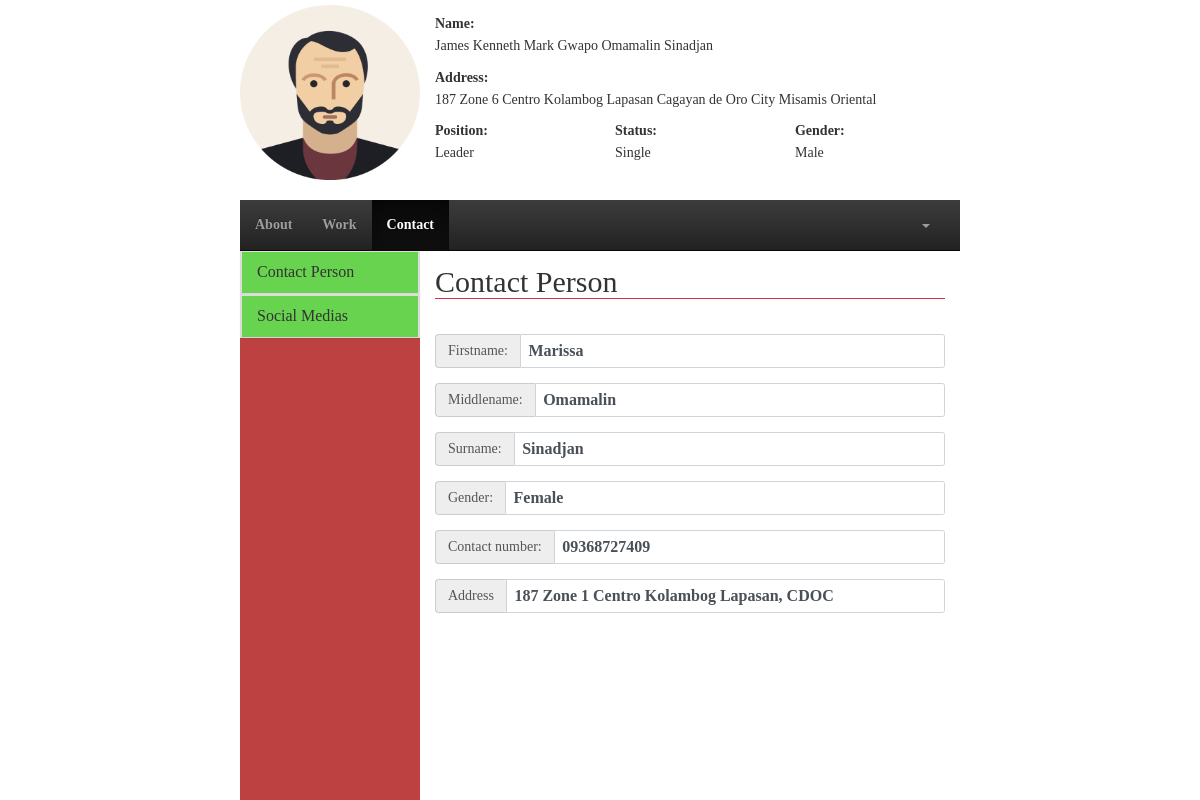
The app's page /user/contact_person.php?id=6 (signed in) with its own data.
### tables this page shows
CREATE TABLE `current_address` (
  `staff_id` bigint(20) DEFAULT NULL,
  `addOne` varchar(50) DEFAULT NULL,
  `addTwo` varchar(50) DEFAULT NULL,
  `addTre` varchar(50) DEFAULT NULL,
  `state` varchar(50) NOT NULL,
  `city` varchar(50) NOT NULL,
  `country` varchar(50) NOT NULL,
  `postCode` int(11) NOT NULL
);

CREATE TABLE `staff` (
  `staff_id` bigint(20) NOT NULL,
  `fname` varchar(50) NOT NULL,
  `mname` varchar(50) DEFAULT NULL,
  `lname` varchar(50) NOT NULL,
  `birthdate` date NOT NULL,
  `cellnum` varchar(50) NOT NULL,
  `telnum` varchar(50) DEFAULT NULL,
  `email` varchar(50) NOT NULL,
  `status` varchar(50) NOT NULL,
  `gender` varchar(50) NOT NULL,
  `type` varchar(50) NOT NULL,
  `position` varchar(50) NOT NULL,
  `department` varchar(50) NOT NULL,
  `password` varchar(50) NOT NULL
);

CREATE TABLE `contact_person` (
  `staff_id` bigint(20) DEFAULT NULL,
  `fname` varchar(50) NOT NULL,
  `mname` varchar(50) NOT NULL,
  `lname` varchar(50) NOT NULL,
  `contactNum` varchar(50) NOT NULL,
  `address` varchar(50) NOT NULL,
  `gender` varchar(50) NOT NULL,
  `email` varchar(50) NOT NULL,
  `birthdate` date NOT NULL
);

### user/contact_person.php (the view, shortened to what this page needs)
<!DOCTYPE html>
<html lang="en">
	<head>
		<link rel="stylesheet" href="css/bootstrap.css">
		<link rel="stylesheet" href="css/stylesheet.css">
		<link rel="stylesheet" href="css/bootstrap-theme.css">
	</head>
	<body>
		<div class="row-3">
			<div class="container-sides">
				<div class="col-12">
					<?php
						$space = " ";
						$id = $_GET['id'];
						include_once("action/session.php");
						$query = "SELECT staff.staff_id, staff.fname, staff.mname, staff.lname, staff.status, staff.gender, staff.type, staff.position, staff.password, current_address.staff_id, current_address.addOne, current_address.addTwo, current_address.addTre, current_address.state, current_address.city FROM staff INNER JOIN current_address ON staff.staff_id = current_address.staff_id WHERE staff.staff_id = '$id'";
						$result = mysqli_query($connect,$query);
						if(mysqli_num_rows($result) > 0){
							while($row = mysqli_fetch_assoc($result)):
					?>
						<form action="">
							<div class="col-3 text-center">
								<img src="img/avatar.png" alt="" style="width:180px;height: 180px;padding-top: 5px; ">
							</div>
							<div class="col-9">
								<div class="row-4">
									<div class="container">
										<label>Name:</label>
										<h5><?php echo $row['fname'].$space.$row['mname'].$space.$row['lname'] ?></h5>
									</div>
								</div>
								<div class="row-4">
									<div class="container">
										<label>Address:</label>
										<h5><?php echo $row['addOne'].$space.$row['addTwo'].$space.$row['addTre'].$space.$row['city'].$space.$row['state'] ?></h5>
									</div>
								</div>
								<div class="row-4">
									<div class="col-4 container">
										<label>Position:</label>
										<h5><?php echo $row['position'] ?></h5>
									</div>
									<div class="col-4 container">
										<label>Status:</label>
										<h5><?php echo $row['status'] ?></h5>
									</div>
									<div class="col-4 container">
										<label>Gender:</label>
										<h5><?php echo $row['gender'] ?></h5>
									</div>
								</div>
							</div>
						</form>
					<?php endwhile;} ?>
				</div>
			</div>
		</div>
		<div class="row-9">
			<div class="container-sides">
				<div class="col-12">
					<div class="row-1">
						<div class="">
							<nav class="navbar navbar-inverse navbar-static-top">
								<div class="collapse navbar-collapse navHeaderCollapse">
									<ul class="nav navbar-nav navbar-left">
										<li><a href="about_me.php<?php echo '?id='.$id.''?>">About</a></li>
										<li><a href="work_details.php<?php echo '?id='.$id.''?>">Work</a></li>
										<li class="active"><a href="contact_person.php<?php echo '?id='.$id.''?>">Contact</a></li>
									</ul>
									<ul class="nav navbar-nav navbar-right" style="margin-right: 15px;">
										<li>
											<a href="" class="dropdown-toggle" data-toggle="dropdown"><b class="caret"></b></a>
										</li>
									</ul>
								</div>
							</nav>
						</div>
					</div>
					<div class="row-11">
						<div class="col-3" style="background-color: #be4141;">
							<div class="panel-group">
								<div class="panel panel-default">
									<div class="panel panel-heading">
										<h4 class="panel-title"><a href="#collapse1" data-toggle="collapse">Contact Person</a></h4>
									</div>
								</div>
							</div>
							<div class="panel-group">
								<div class="panel panel-default">
									<div class="panel panel-heading">
										<h4 class="panel-title"><a href="#collapse2" data-toggle="collapse">Social Medias</a></h4>
									</div>
								</div>
							</div>
						</div>
						<div class="col-9">
							<div class="row-12">
								<?php
									$id = $_GET['id'];
									include_once("action/session.php");
									$query = "SELECT * FROM contact_person WHERE staff_id = '$id'";
									$result = mysqli_query($connect,$query);
									if(mysqli_num_rows($result) > 0){
										while($row = mysqli_fetch_assoc($result)):
								?>
									<form action="">
										<div class="container form-group">
											<legend><h2>Contact Person</h2></legend>
										</div>
										<div class="container form-group form-horizontal">
											<div class="inputGroupContainer">
												<div class="input-group">
													<span class="input-group-addon">Firstname:</span>
													<span class='form-control'><?php echo $row['fname'] ?></span>
												</div>
											</div>
										</div>
										<div class="container form-group form-horizontal">
											<div class="inputGroupContainer">
												<div class="input-group">
													<span class="input-group-addon">Middlename:</span>
													<span class='form-control'><?php echo $row['mname'] ?></span>
												</div>
											</div>
										</div>
										<div class="container form-group form-horizontal">
											<div class="inputGroupContainer">
												<div class="input-group">
													<span class="input-group-addon">Surname:</span>
													<span class='form-control'><?php echo $row['lname'] ?></span>
												</div>
											</div>
										</div>
										<div class="container form-group form-horizontal">
											<div class="inputGroupContainer">
												<div class="input-group">
													<span class="input-group-addon">Gender:</span>
													<span class='form-control'><?php echo $row['gender'] ?></span>
												</div>
											</div>
										</div>
										<div class="container form-group form-horizontal">
											<div class="inputGroupContainer">
												<div class="input-group">
													<span class="input-group-addon">Contact number:</span>
													<span class='form-control'><?php echo $row['contactNum'] ?></span>
												</div>
											</div>
										</div>
										<div class="container form-group form-horizontal">
											<div class="inputGroupContainer">
												<div class="input-group">
													<span class="input-group-addon">Address</span>
													<span class='form-control'><?php echo $row['address'] ?></span>
												</div>
											</div>
										</div>
									</form>
								<?php endwhile;} ?>
							</div>
						</div>
					</div>
				</div>
			</div>
		</div>
	</body>
</html>

### user/css/stylesheet.css (style rules this page uses)
.col-3 { width: 25%;height: 100%; }
.col-4 { width: 33.3333%;height: 100%; }
.col-9 { width: 75%;height: 100%; }
.col-12 { width: 100%;height: 100%; }
.row-1 { height: 8.3333%;width: 100%; }
.row-3 { height: 25%;width: 100%; }
.row-4 { height: 33.3333%;width: 100%; }
.row-9 { height: 75%;width: 100%; }
.row-11 { height: 91.6666%;width: 100%; }
.row-12 { height: 100%;width: 100%; }
.row-1, .row-2, .row-3, .row-4, .row-5, .row-6, .row-7, .row-8, .row-9, .row-10, .row-11, .row-12 { position: relative; float: left; }
.col-1, .col-2, .col-3, .col-4, .col-5, .col-6, .col-7, .col-8, .col-9, .col-10, .col-11, .col-12 { position: relative; float: left; }
html,body { height: 100% !important; width: 100% !important; font-family: masaya; font-weight: bold; }
.container-sides { width: 60%; height: 100%; margin-right: auto; margin-left: auto; }
* { padding: 0; margin: 0; text-decoration: none; list-style: none; line-height: 1.3; }
h1,h2,h3,h4,h5,h6 { padding: 0 !important; margin: 0 !important; }
a { color: inherit; text-decoration: none; list-style-type: none; }
label { display: inline-block; margin-bottom: .5rem; }
.text-center { text-align: center; }

### records on screen
current_address: staff_id.fname "James Kenneth Mark Gwapo", staff_id.mname "Omamalin", staff_id.lname "Sinadjan", addOne "187 Zone 6", addTwo "Centro Kolambog", addTre "Lapasan", city "Cagayan de Oro City", state "Misamis Oriental", staff_id.position "Leader", staff_id.status "Single", staff_id.gender "Male"
contact_person: fname "Marissa", mname "Omamalin", lname "Sinadjan", gender "Female", contactNum "09368727409", address "187 Zone 1 Centro Kolambog Lapasan, CDOC"
